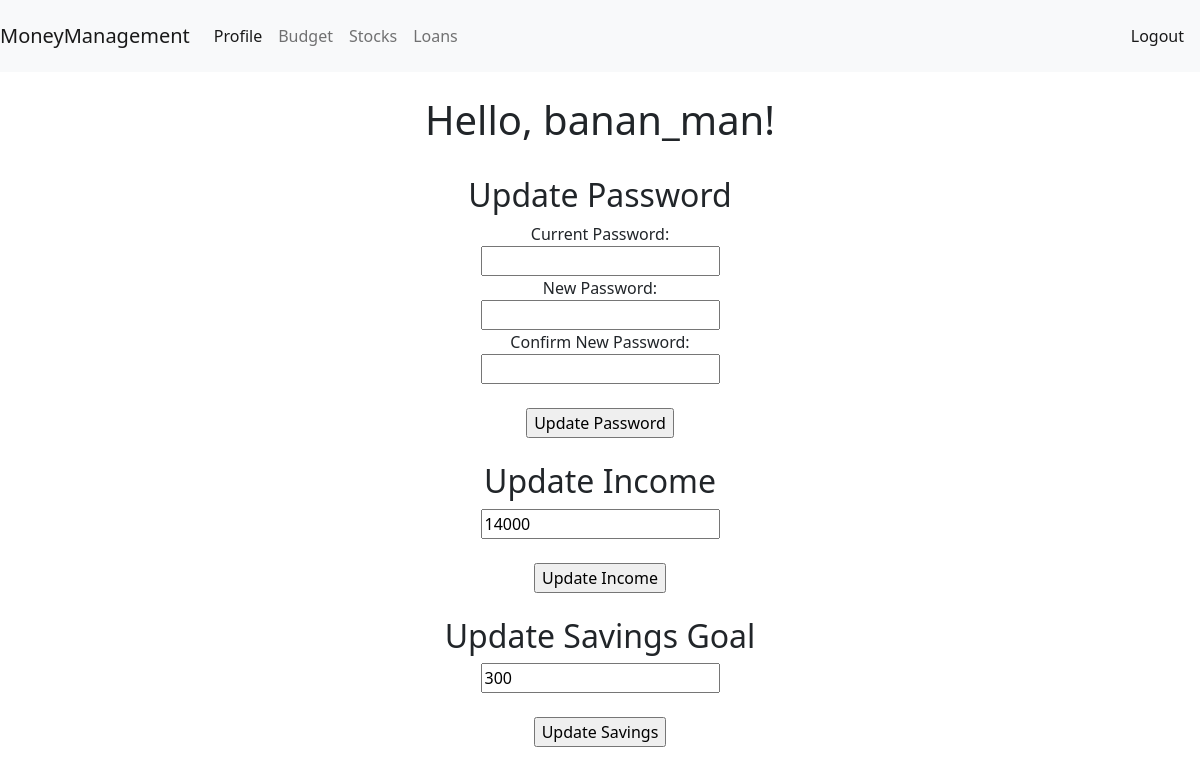
/profile (signed in), run on the app's committed database.
### tables this page shows
CREATE TABLE USER 
                 (ID            INTEGER      PRIMARY KEY     NOT NULL,
                 USERNAME         TEXT        NOT NULL UNIQUE,
                 PASSWORD         TEXT        NOT NULL,
                 MONTHLY_INCOME   INT         NOT NULL, 
                 SAVINGS_GOAL     INT         NOT NULL);

### stock_price.py (the view)
@app.route('/profile')
@session_check
def profile():
    conn = sqlite3.connect('stocks.db')
    cursor = conn.execute("SELECT * from USER WHERE USERNAME = (?)", (session['username'],))
    user_info = (cursor.fetchall())
    return render_template("profile.html", user = user_info)

### stock_price.py (called while the page is built)
def session_check(func):
    @wraps(func)
    def session_wrapper(*args, **kwargs):
        if not session['username']:
            return redirect('/')
        return func(*args, **kwargs)
    return session_wrapper

### templates/profile.html (shortened to what this page needs)
<!DOCTYPE html>
<html lang="en">
<head>
    <link href="https://cdn.jsdelivr.net/npm/bootstrap@5.1.3/dist/css/bootstrap.min.css" rel="stylesheet">
    <link rel="stylesheet" href="https://cdnjs.cloudflare.com/ajax/libs/font-awesome/4.7.0/css/font-awesome.min.css">
</head>
<body>
<nav class="navbar navbar-expand-lg navbar-light bg-light">
  <a class="navbar-brand" href="#">MoneyManagement</a>
  <div class="collapse navbar-collapse" id="navbarNavAltMarkup">
    <div class="navbar-nav">
      <a class="nav-item nav-link active" href="/profile">Profile</a>
      <a class="nav-item nav-link" href="/budget">Budget</a>
      <a class="nav-item nav-link" href="/stocks">Stocks</a>
        <a class="nav-item nav-link" href="/loan_calc">Loans</a>
    </div>
  </div>
    <span class="navbar-text">
        <a class="nav-item nav-link" href="/logout">Logout</a>
    </span>
</nav>
<br>
<h1>Hello, {{user.0.1}}!</h1>
<br>
<h2>Update Password</h2>
<form action="/update_pw" method="POST">
    <label for="cur_pw">Current Password:</label><br>
    <input type="password" id="cur_pw" name="cur_pw" required><br>
    <label for="new_pw">New Password:</label><br>
    <input type="password" id="new_pw" name="new_pw" required><br>
    <label for="confirm">Confirm New Password:</label><br>
    <input type="password" id="confirm" name="confirm" required><br><br>
    <input type = submit value = "Update Password">
</form>
<br>
<h2>Update Income</h2>
  <form action="/update_income" method="POST">
    <input type="number" id="income" name="income" value="{{user.0.3}}" required><br><br>
     <input type="submit" value="Update Income">
  </form>
<br>
<h2>Update Savings Goal</h2>
  <form action="/update_savings" method="POST">
    <input type="number" id="savings" name="savings" value="{{user.0.4}}" required><br><br>
     <input type="submit" value="Update Savings">
  </form>
</body>
</html>

### templates/profile.html (style rules this page uses)
h1, h2, form { text-align: center; }

### data on the page
USER: USERNAME "banan_man", income "14000", savings "300"
